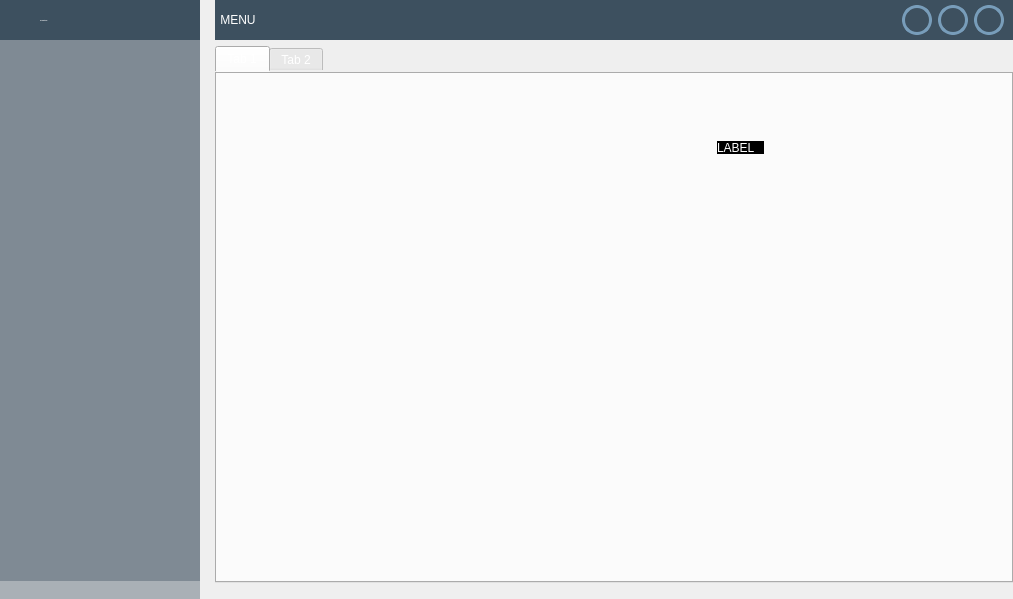
<?xml version="1.0" encoding="UTF-8"?>
<ui version="4.0">
 <class>MainWindow</class>
 <widget class="QMainWindow" name="MainWindow">
  <property name="geometry">
   <rect>
    <x>0</x>
    <y>0</y>
    <width>1013</width>
    <height>599</height>
   </rect>
  </property>
  <property name="windowTitle">
   <string>MainWindow</string>
  </property>
  <property name="styleSheet">
   <string notr="true">*{color: #fff; border: none;}</string>
  </property>
  <widget class="QWidget" name="centralwidget">
   <property name="font">
    <font>
     <family>NovaFlat</family>
     <pointsize>-1</pointsize>
    </font>
   </property>
   <property name="styleSheet">
    <string notr="true">@font-face {
    font-family: NovaFlat;
    src: url(:/fonts/Nova_Flat/NovaFlat-Regular.ttf) format(&quot;truetype&quot;);
}
*{
color: #fff;
font-family: NovaFlat;
font-size: 12px;
border: nine;
}
#centralwidget{
background-color: rgb(33, 43, 51);
}

</string>
   </property>
   <layout class="QGridLayout" name="gridLayout_2">
    <property name="leftMargin">
     <number>0</number>
    </property>
    <property name="topMargin">
     <number>0</number>
    </property>
    <property name="rightMargin">
     <number>0</number>
    </property>
    <property name="bottomMargin">
     <number>0</number>
    </property>
    <item row="0" column="0">
     <widget class="QFrame" name="left_menu_frame">
      <property name="minimumSize">
       <size>
        <width>0</width>
        <height>0</height>
       </size>
      </property>
      <property name="maximumSize">
       <size>
        <width>200</width>
        <height>16777215</height>
       </size>
      </property>
      <property name="styleSheet">
       <string notr="true">background-color: rgba(61, 80, 95, 100)</string>
      </property>
      <property name="frameShape">
       <enum>QFrame::StyledPanel</enum>
      </property>
      <property name="frameShadow">
       <enum>QFrame::Raised</enum>
      </property>
      <layout class="QVBoxLayout" name="verticalLayout">
       <property name="spacing">
        <number>0</number>
       </property>
       <property name="leftMargin">
        <number>0</number>
       </property>
       <property name="topMargin">
        <number>0</number>
       </property>
       <property name="rightMargin">
        <number>0</number>
       </property>
       <property name="bottomMargin">
        <number>0</number>
       </property>
       <item alignment="Qt::AlignTop">
        <widget class="QFrame" name="frame_3">
         <property name="maximumSize">
          <size>
           <width>16777215</width>
           <height>16777215</height>
          </size>
         </property>
         <property name="styleSheet">
          <string notr="true">background-color: rgb(61, 80, 95);</string>
         </property>
         <property name="frameShape">
          <enum>QFrame::StyledPanel</enum>
         </property>
         <property name="frameShadow">
          <enum>QFrame::Raised</enum>
         </property>
         <layout class="QHBoxLayout" name="horizontalLayout_2">
          <property name="spacing">
           <number>5</number>
          </property>
          <property name="leftMargin">
           <number>5</number>
          </property>
          <property name="topMargin">
           <number>5</number>
          </property>
          <property name="rightMargin">
           <number>0</number>
          </property>
          <property name="bottomMargin">
           <number>5</number>
          </property>
          <item>
           <widget class="QLabel" name="label_2">
            <property name="minimumSize">
             <size>
              <width>30</width>
              <height>30</height>
             </size>
            </property>
            <property name="maximumSize">
             <size>
              <width>30</width>
              <height>30</height>
             </size>
            </property>
            <property name="text">
             <string/>
            </property>
            <property name="pixmap">
             <pixmap resource="resources.qrc">:/icons/icons/pie-chart.svg</pixmap>
            </property>
            <property name="scaledContents">
             <bool>true</bool>
            </property>
            <property name="wordWrap">
             <bool>true</bool>
            </property>
           </widget>
          </item>
          <item>
           <widget class="QLabel" name="label">
            <property name="font">
             <font>
              <family>NovaFlat</family>
              <pointsize>-1</pointsize>
              <weight>75</weight>
              <bold>true</bold>
             </font>
            </property>
            <property name="text">
             <string>IoT.EyeWitness</string>
            </property>
           </widget>
          </item>
         </layout>
        </widget>
       </item>
       <item>
        <widget class="QFrame" name="frame_4">
         <property name="sizePolicy">
          <sizepolicy hsizetype="Expanding" vsizetype="Expanding">
           <horstretch>0</horstretch>
           <verstretch>0</verstretch>
          </sizepolicy>
         </property>
         <property name="styleSheet">
          <string notr="true">QFrame{background: none;}
QPushButton{
padding: 10px;
border-radius: 5px;
}</string>
         </property>
         <property name="frameShape">
          <enum>QFrame::StyledPanel</enum>
         </property>
         <property name="frameShadow">
          <enum>QFrame::Raised</enum>
         </property>
         <layout class="QVBoxLayout" name="verticalLayout_3">
          <property name="spacing">
           <number>0</number>
          </property>
          <property name="leftMargin">
           <number>0</number>
          </property>
          <property name="topMargin">
           <number>0</number>
          </property>
          <property name="rightMargin">
           <number>0</number>
          </property>
          <property name="bottomMargin">
           <number>0</number>
          </property>
          <item>
           <widget class="QScrollArea" name="scrollArea">
            <property name="widgetResizable">
             <bool>true</bool>
            </property>
            <widget class="QWidget" name="scrollAreaWidgetContents">
             <property name="geometry">
              <rect>
               <x>0</x>
               <y>0</y>
               <width>200</width>
               <height>541</height>
              </rect>
             </property>
             <layout class="QVBoxLayout" name="verticalLayout_16">
              <property name="spacing">
               <number>0</number>
              </property>
              <property name="leftMargin">
               <number>0</number>
              </property>
              <property name="topMargin">
               <number>0</number>
              </property>
              <property name="rightMargin">
               <number>0</number>
              </property>
              <property name="bottomMargin">
               <number>0</number>
              </property>
              <item>
               <widget class="QWidget" name="widget" native="true">
                <layout class="QVBoxLayout" name="verticalLayout_18">
                 <property name="spacing">
                  <number>0</number>
                 </property>
                 <property name="leftMargin">
                  <number>0</number>
                 </property>
                 <property name="topMargin">
                  <number>0</number>
                 </property>
                 <property name="rightMargin">
                  <number>0</number>
                 </property>
                 <property name="bottomMargin">
                  <number>0</number>
                 </property>
                 <item>
                  <layout class="QVBoxLayout" name="verticalLayout_17">
                   <property name="spacing">
                    <number>0</number>
                   </property>
                  </layout>
                 </item>
                </layout>
               </widget>
              </item>
             </layout>
            </widget>
           </widget>
          </item>
         </layout>
        </widget>
       </item>
       <item>
        <widget class="QFrame" name="frame_6">
         <property name="styleSheet">
          <string notr="true">QFrame{background: none;}</string>
         </property>
         <property name="frameShape">
          <enum>QFrame::StyledPanel</enum>
         </property>
         <property name="frameShadow">
          <enum>QFrame::Raised</enum>
         </property>
         <layout class="QGridLayout" name="gridLayout"/>
        </widget>
       </item>
      </layout>
     </widget>
    </item>
    <item row="0" column="1">
     <widget class="QFrame" name="main_body_frame">
      <property name="frameShape">
       <enum>QFrame::StyledPanel</enum>
      </property>
      <property name="frameShadow">
       <enum>QFrame::Raised</enum>
      </property>
      <layout class="QVBoxLayout" name="verticalLayout_2">
       <property name="topMargin">
        <number>0</number>
       </property>
       <property name="rightMargin">
        <number>0</number>
       </property>
       <property name="bottomMargin">
        <number>0</number>
       </property>
       <item alignment="Qt::AlignTop">
        <widget class="QFrame" name="header_frame">
         <property name="minimumSize">
          <size>
           <width>0</width>
           <height>32</height>
          </size>
         </property>
         <property name="maximumSize">
          <size>
           <width>16777215</width>
           <height>16777215</height>
          </size>
         </property>
         <property name="styleSheet">
          <string notr="true">QFrame{background-color: rgb(61, 80, 95);}</string>
         </property>
         <property name="frameShape">
          <enum>QFrame::StyledPanel</enum>
         </property>
         <property name="frameShadow">
          <enum>QFrame::Raised</enum>
         </property>
         <layout class="QHBoxLayout" name="horizontalLayout_4">
          <property name="spacing">
           <number>5</number>
          </property>
          <property name="leftMargin">
           <number>5</number>
          </property>
          <property name="topMargin">
           <number>5</number>
          </property>
          <property name="rightMargin">
           <number>0</number>
          </property>
          <property name="bottomMargin">
           <number>5</number>
          </property>
          <item alignment="Qt::AlignLeft">
           <widget class="QPushButton" name="open_close_side_bar_btn">
            <property name="text">
             <string>MENU</string>
            </property>
            <property name="icon">
             <iconset resource="resources.qrc">
              <normaloff>:/icons/icons/align-center.svg</normaloff>:/icons/icons/align-center.svg</iconset>
            </property>
            <property name="iconSize">
             <size>
              <width>32</width>
              <height>32</height>
             </size>
            </property>
           </widget>
          </item>
          <item alignment="Qt::AlignHCenter|Qt::AlignVCenter">
           <widget class="QFrame" name="frame_10">
            <property name="frameShape">
             <enum>QFrame::StyledPanel</enum>
            </property>
            <property name="frameShadow">
             <enum>QFrame::Raised</enum>
            </property>
            <layout class="QHBoxLayout" name="horizontalLayout_6">
             <property name="spacing">
              <number>0</number>
             </property>
             <property name="leftMargin">
              <number>0</number>
             </property>
             <property name="topMargin">
              <number>0</number>
             </property>
             <property name="rightMargin">
              <number>0</number>
             </property>
             <property name="bottomMargin">
              <number>0</number>
             </property>
             <item alignment="Qt::AlignHCenter|Qt::AlignBottom">
              <widget class="QLabel" name="label_11">
               <property name="sizePolicy">
                <sizepolicy hsizetype="Preferred" vsizetype="Preferred">
                 <horstretch>0</horstretch>
                 <verstretch>0</verstretch>
                </sizepolicy>
               </property>
               <property name="font">
                <font>
                 <family>NovaFlat</family>
                 <pointsize>-1</pointsize>
                 <weight>75</weight>
                 <bold>true</bold>
                </font>
               </property>
               <property name="text">
                <string/>
               </property>
               <property name="alignment">
                <set>Qt::AlignCenter</set>
               </property>
              </widget>
             </item>
            </layout>
           </widget>
          </item>
          <item alignment="Qt::AlignRight|Qt::AlignTop">
           <widget class="QFrame" name="frame_11">
            <property name="styleSheet">
             <string notr="true">QPushButton{
	background-color: rgb(61, 80, 95);
	border-radius: 15px;
	border: 3px solid rgb(120, 157, 186);
}
QPushButton:hover{
	background-color: rgb(120, 157, 186);
}</string>
            </property>
            <property name="frameShape">
             <enum>QFrame::StyledPanel</enum>
            </property>
            <property name="frameShadow">
             <enum>QFrame::Raised</enum>
            </property>
            <layout class="QHBoxLayout" name="horizontalLayout_5">
             <property name="topMargin">
              <number>0</number>
             </property>
             <property name="bottomMargin">
              <number>0</number>
             </property>
             <item>
              <widget class="QPushButton" name="minimize_window_button">
               <property name="minimumSize">
                <size>
                 <width>30</width>
                 <height>30</height>
                </size>
               </property>
               <property name="maximumSize">
                <size>
                 <width>30</width>
                 <height>30</height>
                </size>
               </property>
               <property name="text">
                <string/>
               </property>
               <property name="icon">
                <iconset resource="resources.qrc">
                 <normaloff>:/icons/icons/minus.svg</normaloff>:/icons/icons/minus.svg</iconset>
               </property>
              </widget>
             </item>
             <item>
              <widget class="QPushButton" name="restore_window_button">
               <property name="minimumSize">
                <size>
                 <width>30</width>
                 <height>30</height>
                </size>
               </property>
               <property name="maximumSize">
                <size>
                 <width>30</width>
                 <height>30</height>
                </size>
               </property>
               <property name="text">
                <string/>
               </property>
               <property name="icon">
                <iconset resource="resources.qrc">
                 <normaloff>:/icons/icons/maximize-2.svg</normaloff>:/icons/icons/maximize-2.svg</iconset>
               </property>
              </widget>
             </item>
             <item>
              <widget class="QPushButton" name="close_window_button">
               <property name="minimumSize">
                <size>
                 <width>30</width>
                 <height>30</height>
                </size>
               </property>
               <property name="maximumSize">
                <size>
                 <width>30</width>
                 <height>30</height>
                </size>
               </property>
               <property name="text">
                <string/>
               </property>
               <property name="icon">
                <iconset resource="resources.qrc">
                 <normaloff>:/icons/icons/x.svg</normaloff>:/icons/icons/x.svg</iconset>
               </property>
              </widget>
             </item>
            </layout>
           </widget>
          </item>
         </layout>
        </widget>
       </item>
       <item>
        <widget class="QFrame" name="frame_8">
         <property name="sizePolicy">
          <sizepolicy hsizetype="Preferred" vsizetype="Expanding">
           <horstretch>0</horstretch>
           <verstretch>0</verstretch>
          </sizepolicy>
         </property>
         <property name="frameShape">
          <enum>QFrame::StyledPanel</enum>
         </property>
         <property name="frameShadow">
          <enum>QFrame::Raised</enum>
         </property>
         <layout class="QVBoxLayout" name="verticalLayout_4">
          <property name="spacing">
           <number>0</number>
          </property>
          <property name="leftMargin">
           <number>0</number>
          </property>
          <property name="topMargin">
           <number>0</number>
          </property>
          <property name="rightMargin">
           <number>0</number>
          </property>
          <property name="bottomMargin">
           <number>0</number>
          </property>
          <item>
           <widget class="QTabWidget" name="tabWidget">
            <property name="contextMenuPolicy">
             <enum>Qt::NoContextMenu</enum>
            </property>
            <property name="currentIndex">
             <number>0</number>
            </property>
            <widget class="QWidget" name="tab">
             <attribute name="title">
              <string>Tab 1</string>
             </attribute>
             <layout class="QVBoxLayout" name="verticalLayout_5">
              <property name="spacing">
               <number>0</number>
              </property>
              <property name="leftMargin">
               <number>0</number>
              </property>
              <property name="topMargin">
               <number>0</number>
              </property>
              <property name="rightMargin">
               <number>0</number>
              </property>
              <property name="bottomMargin">
               <number>0</number>
              </property>
              <item>
               <widget class="QFrame" name="frame">
                <property name="sizePolicy">
                 <sizepolicy hsizetype="Expanding" vsizetype="Expanding">
                  <horstretch>0</horstretch>
                  <verstretch>0</verstretch>
                 </sizepolicy>
                </property>
                <property name="frameShape">
                 <enum>QFrame::StyledPanel</enum>
                </property>
                <property name="frameShadow">
                 <enum>QFrame::Raised</enum>
                </property>
                <layout class="QGridLayout" name="gridLayout_3">
                 <item row="0" column="0">
                  <widget class="QWidget" name="widget_6" native="true">
                   <property name="contextMenuPolicy">
                    <enum>Qt::ActionsContextMenu</enum>
                   </property>
                  </widget>
                 </item>
                 <item row="1" column="1">
                  <widget class="QWidget" name="widget_4" native="true"/>
                 </item>
                 <item row="0" column="1">
                  <widget class="QWidget" name="widget_2" native="true">
                   <widget class="QLabel" name="label_3">
                    <property name="geometry">
                     <rect>
                      <x>100</x>
                      <y>60</y>
                      <width>47</width>
                      <height>13</height>
                     </rect>
                    </property>
                    <property name="styleSheet">
                     <string notr="true">background-color: rgb(0, 0, 0);
color: rgb(255, 255, 255);</string>
                    </property>
                    <property name="text">
                     <string>LABEL</string>
                    </property>
                   </widget>
                  </widget>
                 </item>
                 <item row="1" column="0">
                  <widget class="QWidget" name="widget_5" native="true"/>
                 </item>
                 <item row="3" column="0">
                  <widget class="QWidget" name="widget_3" native="true"/>
                 </item>
                </layout>
               </widget>
              </item>
             </layout>
            </widget>
            <widget class="QWidget" name="tab_2">
             <attribute name="title">
              <string>Tab 2</string>
             </attribute>
            </widget>
           </widget>
          </item>
         </layout>
        </widget>
       </item>
       <item>
        <widget class="QFrame" name="frame_9">
         <property name="frameShape">
          <enum>QFrame::StyledPanel</enum>
         </property>
         <property name="frameShadow">
          <enum>QFrame::Raised</enum>
         </property>
         <layout class="QHBoxLayout" name="horizontalLayout_7">
          <property name="spacing">
           <number>0</number>
          </property>
          <property name="leftMargin">
           <number>0</number>
          </property>
          <property name="topMargin">
           <number>0</number>
          </property>
          <property name="rightMargin">
           <number>0</number>
          </property>
          <property name="bottomMargin">
           <number>0</number>
          </property>
          <item>
           <widget class="QPushButton" name="size_grip">
            <property name="minimumSize">
             <size>
              <width>10</width>
              <height>10</height>
             </size>
            </property>
            <property name="maximumSize">
             <size>
              <width>10</width>
              <height>10</height>
             </size>
            </property>
            <property name="text">
             <string/>
            </property>
           </widget>
          </item>
         </layout>
        </widget>
       </item>
      </layout>
     </widget>
    </item>
   </layout>
  </widget>
 </widget>
 <resources>
  <include location="resources.qrc"/>
  <include location="../../../../../../../../.designer/backup/resources.qrc"/>
 </resources>
 <connections/>
</ui>
